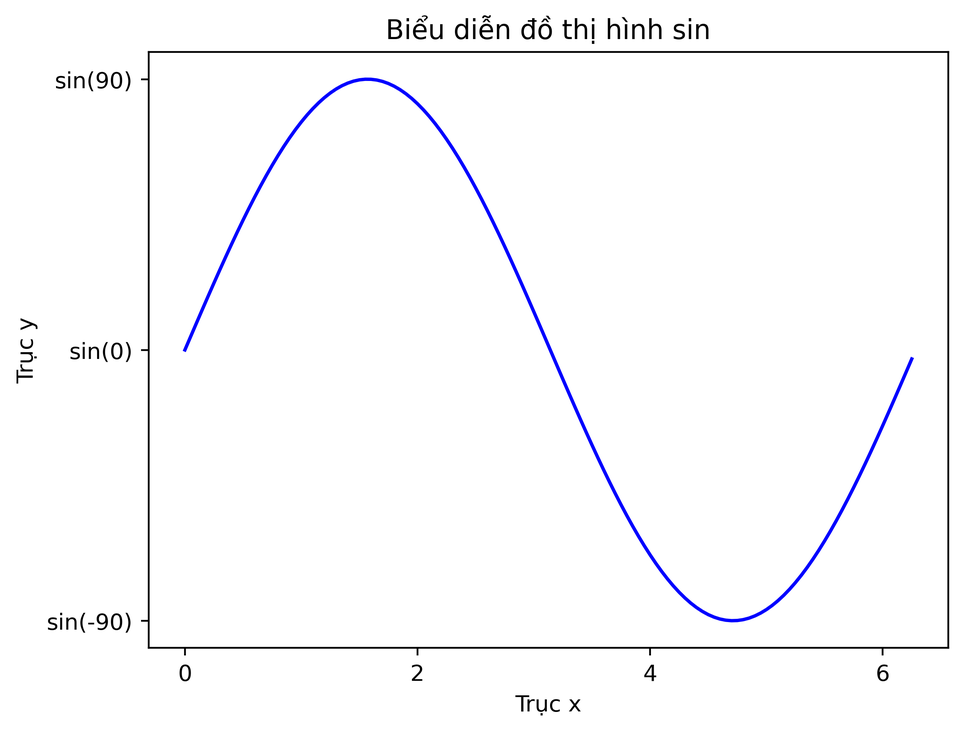
#> input picture Buoi16_DA.25.11.2023/chart_sin.png, 964 x 732 px, shrunk from 2392 x 1817 before the run, found by its file name
$ python demoMatplotly.py
#> lines starting #> are read from the running program, lines starting #| are printed output that depends on the picture
import matplotlib.pyplot as plt
import numpy as np
from numpy.random import randn
import math
import matplotlib.image as mpimg


# [60 lines of commented-out code are left out]


path_image = "VIETECH_DA_28.09.2023//Buoi16_DA.25.11.2023//chart_sin.png"

image = mpimg.imread(path_image)
#> image is the input picture: shape (732, 964, 4) float32; mean R, G, B, A 0.981, 0.981, 0.988, 1
x = np.arange(0, math.pi*3, 0.1)
y = np.sin(x)
fig, axes = plt.subplots(2,2, figsize = (5,5))
axes[0, 0].imshow(image)
axes[0, 1].plot(x, y, color='b')


plt.show()
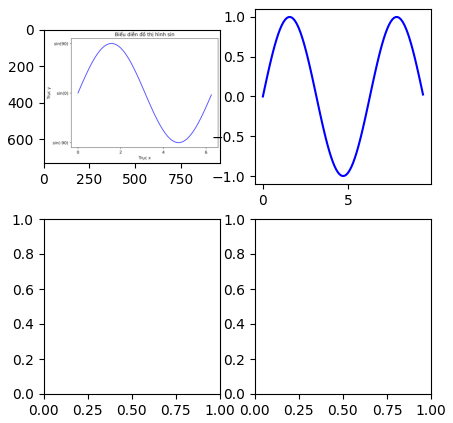
#> figure drawn by matplotlib, 2 panels; panel 2: curve peaks at x = 1.6, y = 1
